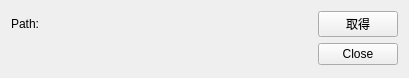
<?xml version="1.0" encoding="UTF-8"?>
<ui version="4.0">
 <class>Widget</class>
 <widget class="QWidget" name="Widget">
  <property name="geometry">
   <rect>
    <x>0</x>
    <y>0</y>
    <width>409</width>
    <height>78</height>
   </rect>
  </property>
  <property name="windowTitle">
   <string>Widget</string>
  </property>
  <layout class="QGridLayout" name="gridLayout">
   <item row="0" column="1">
    <widget class="QLabel" name="pathLabel">
     <property name="sizePolicy">
      <sizepolicy hsizetype="Minimum" vsizetype="Preferred">
       <horstretch>0</horstretch>
       <verstretch>0</verstretch>
      </sizepolicy>
     </property>
     <property name="text">
      <string/>
     </property>
    </widget>
   </item>
   <item row="3" column="2">
    <widget class="QDialogButtonBox" name="buttonBox">
     <property name="sizePolicy">
      <sizepolicy hsizetype="Maximum" vsizetype="Fixed">
       <horstretch>0</horstretch>
       <verstretch>0</verstretch>
      </sizepolicy>
     </property>
     <property name="standardButtons">
      <set>QDialogButtonBox::Close</set>
     </property>
    </widget>
   </item>
   <item row="0" column="2">
    <widget class="QPushButton" name="pathButton">
     <property name="sizePolicy">
      <sizepolicy hsizetype="Maximum" vsizetype="Fixed">
       <horstretch>0</horstretch>
       <verstretch>0</verstretch>
      </sizepolicy>
     </property>
     <property name="text">
      <string>取得</string>
     </property>
    </widget>
   </item>
   <item row="0" column="0">
    <widget class="QLabel" name="label_2">
     <property name="sizePolicy">
      <sizepolicy hsizetype="Maximum" vsizetype="Preferred">
       <horstretch>0</horstretch>
       <verstretch>0</verstretch>
      </sizepolicy>
     </property>
     <property name="text">
      <string>Path:</string>
     </property>
    </widget>
   </item>
  </layout>
 </widget>
 <layoutdefault spacing="6" margin="11"/>
 <resources/>
 <connections>
  <connection>
   <sender>buttonBox</sender>
   <signal>clicked(QAbstractButton*)</signal>
   <receiver>Widget</receiver>
   <slot>close()</slot>
   <hints>
    <hint type="sourcelabel">
     <x>344</x>
     <y>60</y>
    </hint>
    <hint type="destinationlabel">
     <x>284</x>
     <y>73</y>
    </hint>
   </hints>
  </connection>
  <connection>
   <sender>pathButton</sender>
   <signal>clicked()</signal>
   <receiver>Widget</receiver>
   <slot>setHomePath()</slot>
   <hints>
    <hint type="sourcelabel">
     <x>321</x>
     <y>22</y>
    </hint>
    <hint type="destinationlabel">
     <x>285</x>
     <y>44</y>
    </hint>
   </hints>
  </connection>
 </connections>
 <slots>
  <slot>setHomePath()</slot>
 </slots>
</ui>
